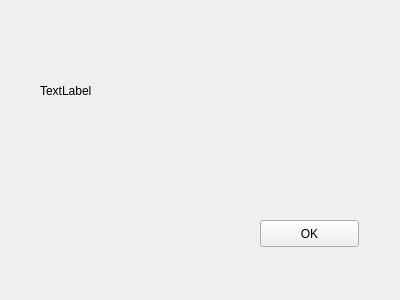
<?xml version="1.0" encoding="UTF-8"?>
<ui version="4.0">
 <class>errorForm</class>
 <widget class="QWidget" name="errorForm">
  <property name="geometry">
   <rect>
    <x>0</x>
    <y>0</y>
    <width>400</width>
    <height>300</height>
   </rect>
  </property>
  <property name="windowTitle">
   <string>Form</string>
  </property>
  <widget class="QLabel" name="label">
   <property name="geometry">
    <rect>
     <x>40</x>
     <y>50</y>
     <width>291</width>
     <height>81</height>
    </rect>
   </property>
   <property name="text">
    <string>TextLabel</string>
   </property>
  </widget>
  <widget class="QPushButton" name="pushButton">
   <property name="geometry">
    <rect>
     <x>260</x>
     <y>220</y>
     <width>99</width>
     <height>27</height>
    </rect>
   </property>
   <property name="text">
    <string>OK</string>
   </property>
  </widget>
 </widget>
 <resources/>
 <connections/>
</ui>
